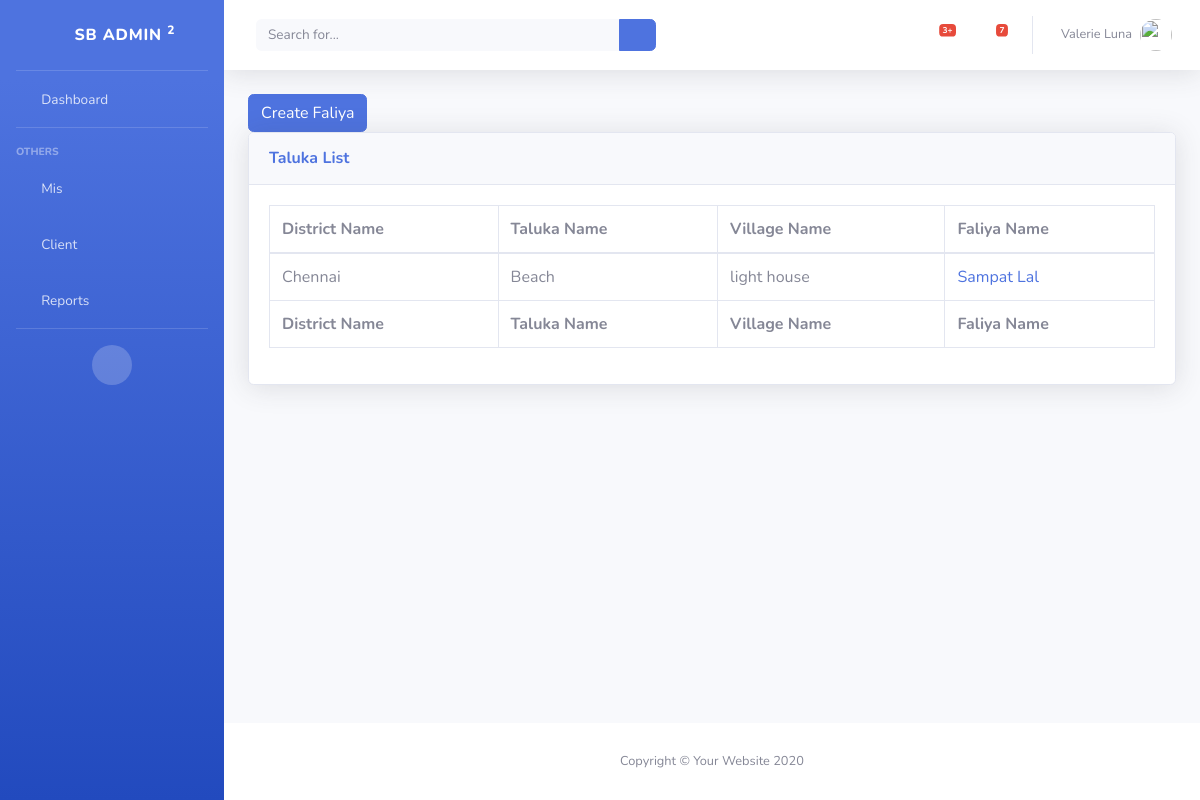
Page /loan/list-faliya on the earlier database version.
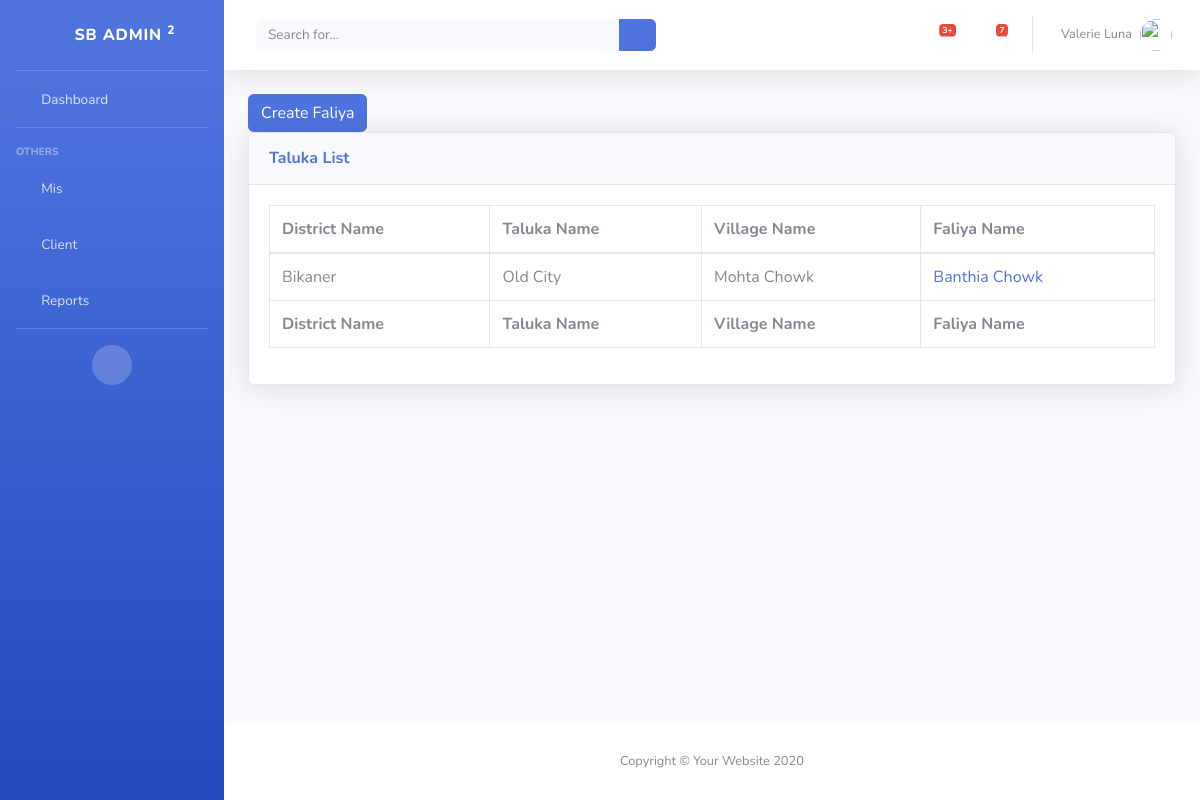
Same page on the later database version.
### loan/models.py (models this page shows, shortened)
class Faliya(models.Model):
    village_id = models.ForeignKey(Village, on_delete=models.CASCADE)
    name = models.CharField(max_length=255)

class Village(models.Model):
    taluka_id = models.ForeignKey(Taluka, on_delete=models.CASCADE)
    name = models.CharField(max_length=255)

class Taluka(models.Model):
    district_id = models.ForeignKey(District, on_delete=models.CASCADE)
    name = models.CharField(max_length=255)

class District(models.Model):
    name = models.CharField(max_length=255)
    class Meta:
        ordering = ['name']

### loan/views/address.py (the view)
class FaliyaListView(ListView):
    model = models.Faliya

### loan/templates/loan/faliya_list.html
{% extends "base_template.html" %}
{% block content %}
    <a href="{% url 'loan:create-faliya' %}" class="btn btn-primary">Create Faliya</a>
    <div class="card shadow mb-4">
        <div class="card-header py-3">
            <h6 class="m-0 font-weight-bold text-primary">Taluka List</h6>
        </div>
        <div class="card-body">
            <div class="table-responsive">
                <table class="table table-bordered" id="dataTable" width="100%" cellspacing="0">
                    <thead>
                    <tr>
                        <th>District Name</th>
                        <th>Taluka Name</th>
                        <th>Village Name</th>
                        <th>Faliya Name</th>
                    </tr>
                    </thead>
                    <tfoot>
                    <tr>
                        <th>District Name</th>
                        <th>Taluka Name</th>
                        <th>Village Name</th>
                        <th>Faliya Name</th>
                    </tr>
                    </tfoot>
                    <tbody>
                    {% for faliya in faliya_list %}
                        <tr>
                            <td>{{ faliya.village_id.taluka_id.district_id.name }}</td>
                            <td> {{ faliya.village_id.taluka_id.name }}</td>
                            <td> {{ faliya.village_id.name }}</td>
                            <td>
                                <a href="{% url 'loan:update-faliya' pk=faliya.id %}" >{{ faliya.name }}</a>
                            </td>
                        </tr>
                    {% endfor %}
                    </tbody>
                </table>
            </div>
        </div>
    </div>
{% endblock %}

Differences in the rows shown:
changed Faliya: village_id.taluka_id.district_id.name "Chennai" → "Bikaner"; village_id.taluka_id.name "Beach" → "Old City"; village_id.name "light house" → "Mohta Chowk"; name "Sampat Lal" → "Banthia Chowk"
